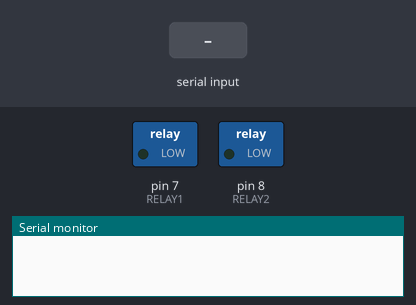
The sketch below on a simulated Arduino Uno, built with avr-gcc and run on an emulated ATmega328P. Parts: switched loads named in the sketch (green lamp = pin HIGH), the last lines printed to the serial monitor. The inputs (shaded band) are chosen by the test bench.

Above: at 1.2 s.
1.3 s: "ON\n" received over Serial
At 2.3 s:
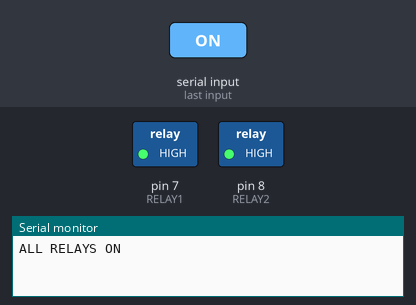
2.8 s: "OFF\n" received over Serial
At 3.5 s:
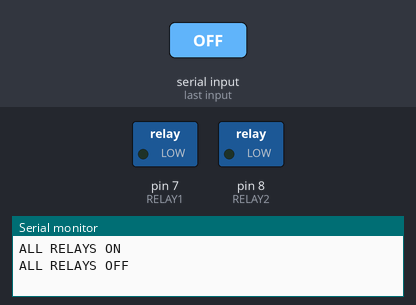
Timing chart, 0 to 5.8 s (numbered marks = the images above; inputs shaded):
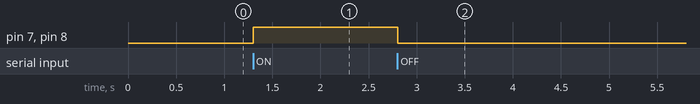

The sketch:

arduino.ino
```cpp
#define RELAY1 7
#define RELAY2 8

void setup() {
  Serial.begin(9600);

  pinMode(RELAY1, OUTPUT);
  pinMode(RELAY2, OUTPUT);

  digitalWrite(RELAY1, LOW);
  digitalWrite(RELAY2, LOW);
}

void loop() {
  if (Serial.available()) {
    String cmd = Serial.readStringUntil('\n');
    cmd.trim();

    if (cmd == "ON") {
      digitalWrite(RELAY1, HIGH);
      digitalWrite(RELAY2, HIGH);
      Serial.println("ALL RELAYS ON");
    }

    else if (cmd == "OFF") {
      digitalWrite(RELAY1, LOW);
      digitalWrite(RELAY2, LOW);
      Serial.println("ALL RELAYS OFF");
    }
  }
}
```

Measured:
- after the input at 1.3 s, pin 7 (RELAY1), pin 8 (RELAY2): LOW → HIGH at once
- after the input at 2.8 s, pin 7 (RELAY1), pin 8 (RELAY2): HIGH → LOW at once
